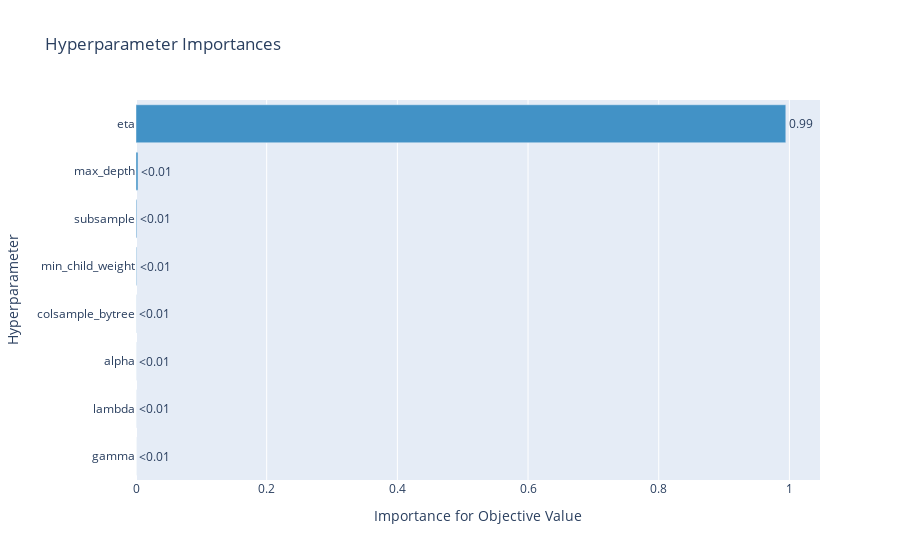

The notebook cell this image was saved under:
### Code cell
from optuna.visualization import plot_param_importances
plot_param_importances(xgb_tuner.study)

### Figure 1 — Plotly figure (JSON) as saved in the notebook; plotly's stock layout.template omitted (floating-point values rounded to 4 significant figures)
{"data": [{"cliponaxis": false, "hovertemplate": ["gamma (FloatDistribution): 0.0<extra></extra>", "lambda (FloatDistribution): 8.728178601433945e-05<extra></extra>", "alpha (FloatDistribution): 0.00010726511693224677<extra></extra>", "colsample_bytree (FloatDistribution): 0.00020429141073301983<extra></extra>", "min_child_weight (IntDistribution): 0.000875281130995616<extra></extra>", "subsample (FloatDistribution): 0.0012062773701989747<extra></extra>", "max_depth (IntDistribution): 0.0030234057008482846<extra></extra>", "eta (FloatDistribution): 0.9944961974842775<extra></extra>"], "marker": {"color": "rgb(66,146,198)"}, "orientation": "h", "text": ["<0.01", "<0.01", "<0.01", "<0.01", "<0.01", "<0.01", "<0.01", "0.99"], "textposition": "outside", "type": "bar", "x": [0, 8.728e-05, 0.0001073, 0.0002043, 0.0008753, 0.001206, 0.003023, 0.9945], "y": ["gamma", "lambda", "alpha", "colsample_bytree", "min_child_weight", "subsample", "max_depth", "eta"]}], "layout": {"showlegend": false, "title": {"text": "Hyperparameter Importances"}, "xaxis": {"title": {"text": "Importance for Objective Value"}}, "yaxis": {"title": {"text": "Hyperparameter"}}}}
